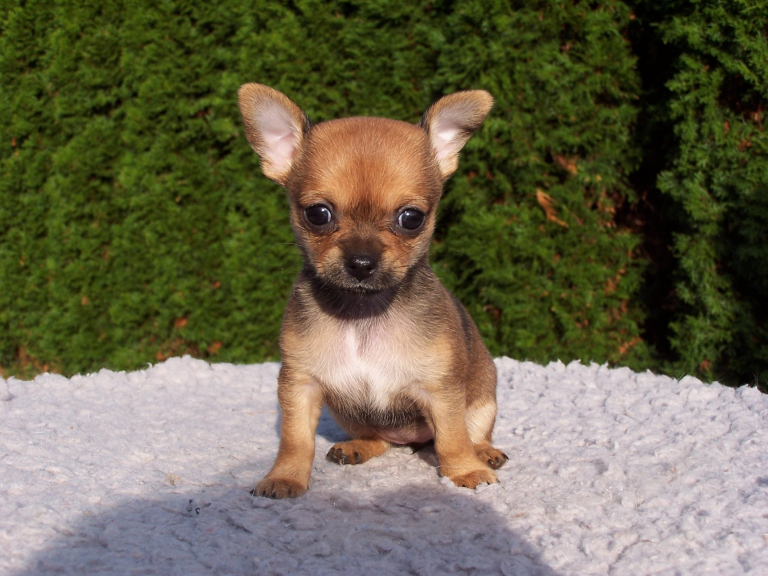
#> input picture 01 Open CV Basic/images/dog3.jpg, 2304 x 1728 px (shown at 1/3 size)
$ python '11 이미지 변형.py'
#> lines starting #> are read from the running program, lines starting #| are printed output that depends on the picture
import cv2

img= cv2.imread('images/dog3.jpg')
#> img is the input picture: shape (1728, 2304, 3); mean B, G, R 77.7, 101.6, 106.3
img= cv2.resize(img, None, fx=0.2, fy=0.2, interpolation=cv2.INTER_AREA)
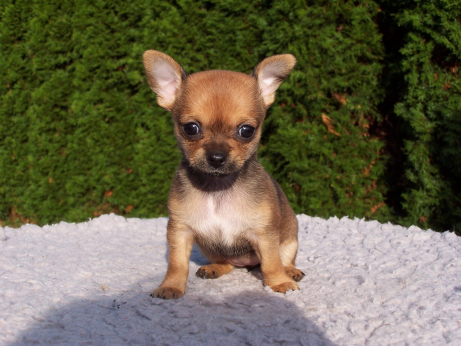
#> img: shape (346, 461, 3); mean B, G, R 77.8, 101.6, 106.3
cv2.imshow('원본', img)

#1) 불러온 이미지 흑백으로 변경시키기
img2= cv2.cvtColor(img, cv2.COLOR_BGR2GRAY)
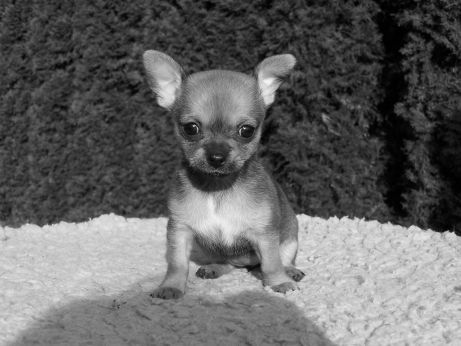
#> img2: shape (346, 461); min 0, max 244, mean 100.3
cv2.imshow('2', img2)

#2) 이미지 블러처리(흐리게_
#2.1) 필터(커널) 이용 방법
kernel_3 = cv2.GaussianBlur(img, (3,3), 0) # 필터크기, 표준편차(시그마) 값
kernel_5 = cv2.GaussianBlur(img, (5,5), 0) # 필터크기, 표준편차(시그마) 값
kernel_7 = cv2.GaussianBlur(img, (7,7), 0) # 필터크기, 표준편차(시그마) 값
cv2.imshow('kernel_3', kernel_3)
cv2.imshow('kernel_5', kernel_5)
cv2.imshow('kernel_7', kernel_7)

#2.2 표준편차를 이용한 블러처리 -- 시그마
sigma1= cv2.GaussianBlur(img, (0,0), 1) #표준편차 1
sigma5= cv2.GaussianBlur(img, (0,0), 5) #표준편차 5
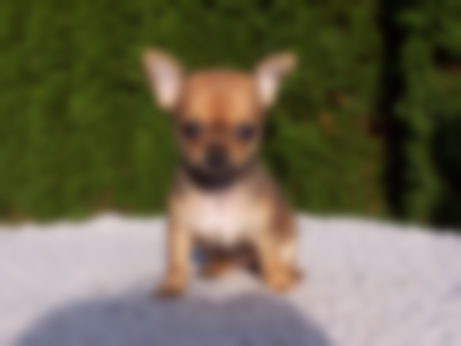
#> sigma5: shape (346, 461, 3); mean B, G, R 77.8, 101.6, 106.3
sigma10= cv2.GaussianBlur(img, (0,0), 10) #표준편차 10
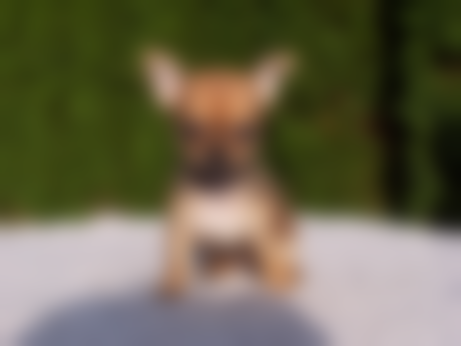
#> sigma10: shape (346, 461, 3); mean B, G, R 77.8, 101.6, 106.3
cv2.imshow('sigma1', sigma1)
cv2.imshow('sigma5', sigma5)
cv2.imshow('sigma10', sigma10)

#3) 원근 변경 -- 이미지에 비스듬하게 찍힌 이미지를 원근을 조절하여 똑바로 세우기.[문서 스캐너]
img= cv2.imread('images/newspaper.jpg')
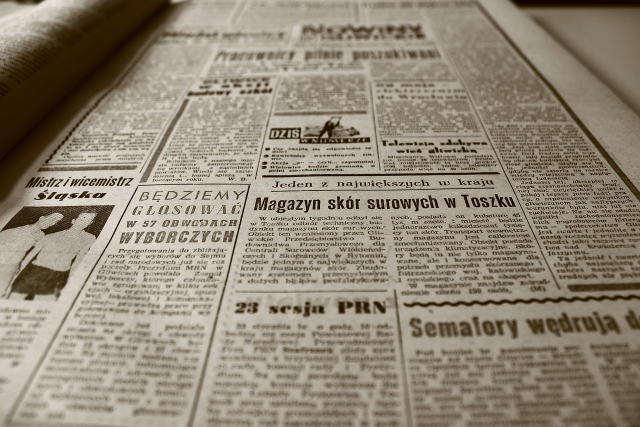
#> input picture 01 Open CV Basic/images/newspaper.jpg, 1280 x 853 px (shown at 1/2 size)
#> img is the input picture: shape (853, 1280, 3); mean B, G, R 118.6, 134.9, 145.7
cv2.imshow('newspaper image', img)

#잘라낼 사이즈
width, height= 640, 240

#원본이미지에서 잘라낼 영역의 좌표들 준비
import numpy as np
src= np.array([[511,352],[1008,345],[1122,584],[455,594]], dtype=np.float32)
dst= np.array([[0,0],[width,0],[width,height],[0,height]], dtype=np.float32)

matrix= cv2.getPerspectiveTransform(src,dst)
result= cv2.warpPerspective(img, matrix, (width,height))
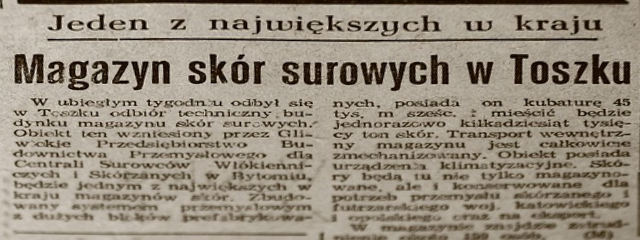
#> result: shape (240, 640, 3); mean B, G, R 125.3, 140.4, 150.4
cv2.imshow('newpaper transform', result)

#-------
cv2.waitKey(0)
cv2.destroyAllWindows()
